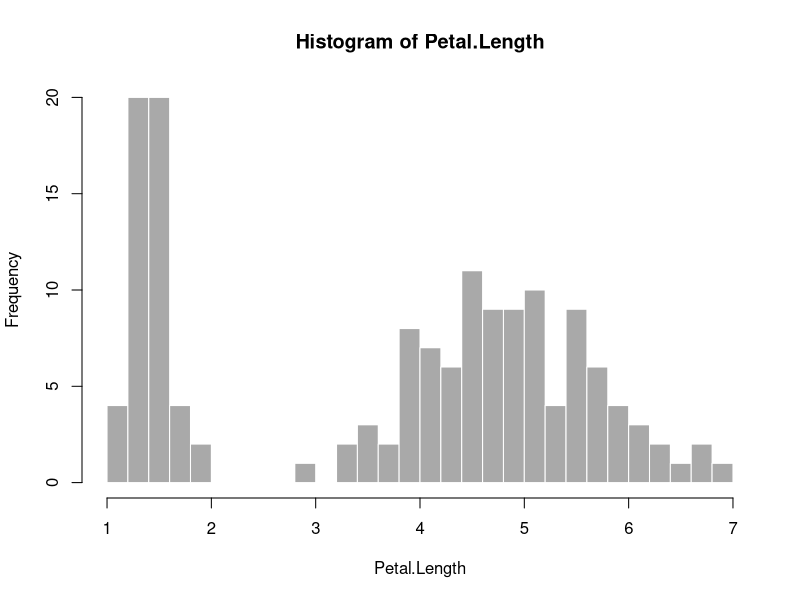
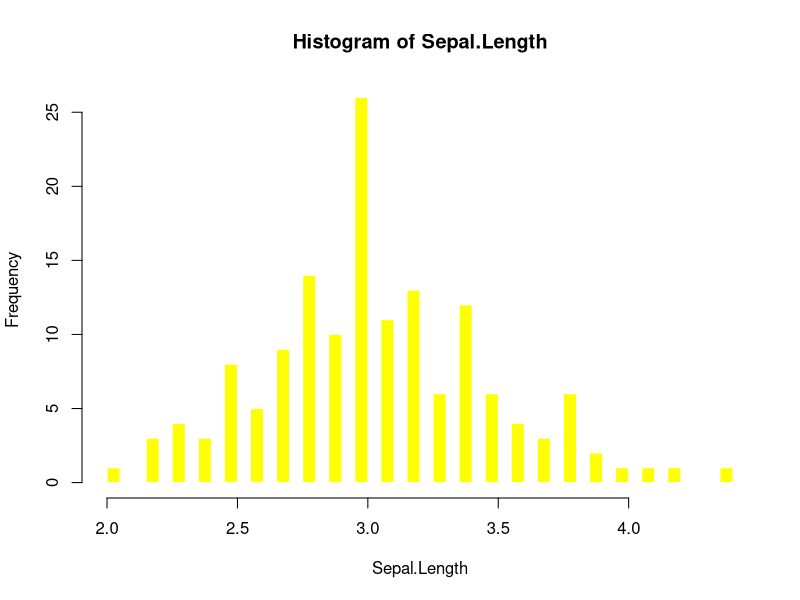

Write R code to recreate these figures, in order.
## ---- chunk 1
chosen <- 'Petal.Length'
x <- iris$Petal.Length
bins <- 30
hist(x, breaks = bins, col = 'darkgray', border = 'white', main = paste("Histogram of",chosen),xlab =chosen)
chosen <- 'Sepal.Length'
x <- iris$Sepal.Width
bins <- 40
hist(x, breaks = bins, col = 'yellow', border = 'white', main = paste("Histogram of",chosen),xlab =chosen)
